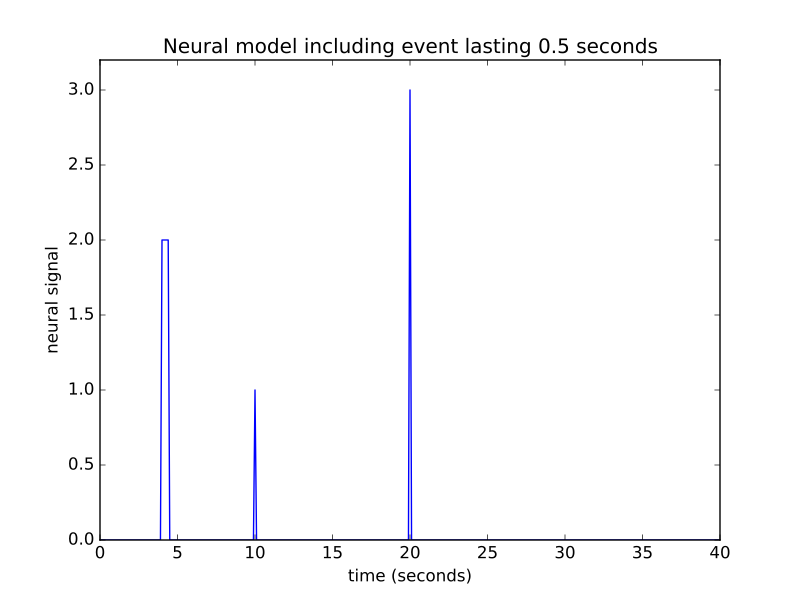

The script that drew this image:
neural_signal[i_time_4:i_time_4 + 5] = 2
plt.plot(times, neural_signal)
# [...]
plt.xlabel('time (seconds)')
# <...>
plt.ylabel('neural signal')
# <...>
plt.ylim(0, 3.2)
# (...)
plt.title('Neural model including event lasting 0.5 seconds')
# <...>
